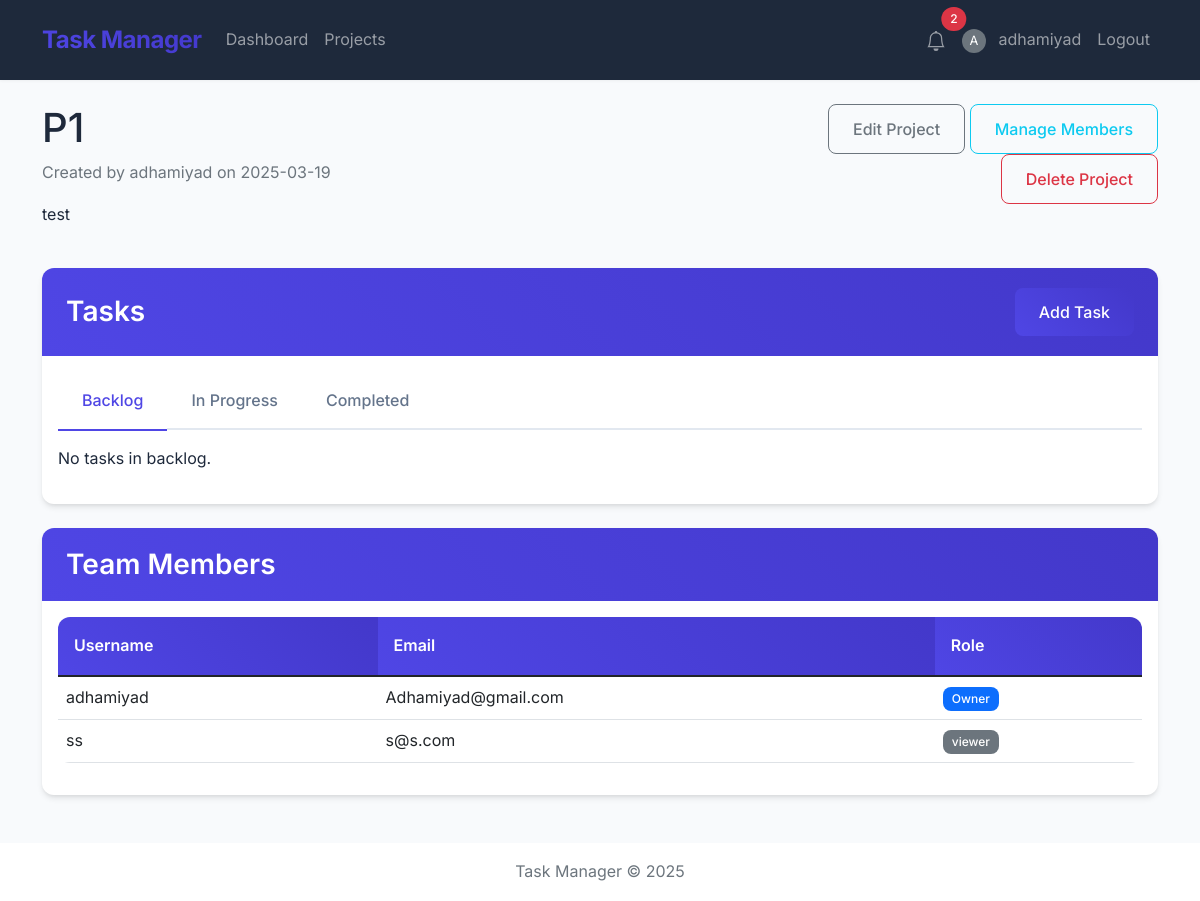
Page /projects/1 (signed in) on the committed database.
### app/models/models.py (models this page shows, shortened)
class User(UserMixin, db.Model):
    __tablename__ = 'users'
    id = db.Column(db.Integer, primary_key=True)
    username = db.Column(db.String(64), unique=True, nullable=False)
    email = db.Column(db.String(120), unique=True, nullable=False)
    password_hash = db.Column(db.String(128))
    created_at = db.Column(db.DateTime, default=datetime.datetime.now(datetime.timezone.utc))
    profile_picture = db.Column(db.BLOB)
    full_name = db.Column(db.String(100))
    bio = db.Column(db.Text)
    contact_info = db.Column(db.String(150))
    owned_projects = db.relationship('Project', backref='owner', lazy='dynamic')
    assigned_tasks = db.relationship('Task', backref='assignee', lazy='dynamic')
    join_requests = db.relationship('ProjectRequest', backref='requester', lazy='dynamic')
    dashboard_items = db.relationship('DashboardItem', backref='user', lazy='dynamic', cascade='all, delete-orphan')
    dashboard_stats = db.relationship('DashboardStat', backref='user', lazy='dynamic', cascade='all, delete-orphan')
    sent_friend_requests = db.relationship('Friendship',
                                          foreign_keys='Friendship.user_id',
                                          backref='sender',
                                          lazy='dynamic')
    received_friend_requests = db.relationship('Friendship',
                                             foreign_keys='Friendship.friend_id',
                                             backref='receiver',
                                             lazy='dynamic')
    def get_unread_notifications_count(self):
        return self.notifications.filter_by(is_read=False).count()

class Project(db.Model):
    __tablename__ = 'projects'
    id = db.Column(db.Integer, primary_key=True)
    title = db.Column(db.String(100), nullable=False)
    description = db.Column(db.Text)
    owner_id = db.Column(db.Integer, db.ForeignKey('users.id'))
    created_at = db.Column(db.DateTime, default=datetime.datetime.now(datetime.timezone.utc))
    tasks = db.relationship('Task', backref='project', lazy='dynamic', cascade='all, delete-orphan')
    members = db.relationship('User', secondary=project_members, backref=db.backref('projects', lazy='dynamic'))
    join_requests = db.relationship('ProjectRequest', backref='project', lazy='dynamic', cascade='all, delete-orphan')

class Role(db.Model):
    __tablename__ = 'roles'
    id = db.Column(db.Integer, primary_key=True)
    name = db.Column(db.String(50), nullable=False)

### app/routes/projects.py (the view)
@bp.route("/<int:project_id>")
@login_required
def view_project(project_id):
    project = Project.query.get_or_404(project_id)
    if project.owner_id != current_user.id and current_user not in project.members:
        flash("You do not have access to this project.")
        return redirect(url_for("projects.list_projects"))
    tasks = project.tasks.all()
    members = project.members
    members_with_roles = []
    for member in members:
        role_info = db.session.execute(
            db.select(Role)
            .join(project_members, Role.id == project_members.c.role_id)
            .where(project_members.c.project_id == project_id)
            .where(project_members.c.user_id == member.id)
        ).fetchone()
        role = role_info[0] if role_info else None
        members_with_roles.append({
            'user': member,
            'role': role
        })
    return render_template(
        "projects/view.html",
        project=project,
        tasks=tasks,
        members_with_roles=members_with_roles
    )

### app/templates/projects/view.html (shortened to what this page needs)
{% extends "base.html" %}
{% block content %}
<div class="row mb-4">
    <div class="col-md-8">
        <h1>{{ project.title }}</h1>
        <p class="text-muted">Created by {{ project.owner.username }} on {{ project.created_at.strftime('%Y-%m-%d') }}
        </p>
        <p>{{ project.description }}</p>
    </div>
    <div class="col-md-4 text-end">
        {% if project.owner_id == current_user.id %}
        <a href="{{ url_for('projects.edit_project', project_id=project.id) }}" class="btn btn-outline-secondary">Edit
            Project</a>
        <a href="{{ url_for('projects.manage_members', project_id=project.id) }}" class="btn btn-outline-info">Manage
            Members</a>
        <form method="post" action="{{ url_for('projects.delete_project', project_id=project.id) }}" class="d-inline"
            onsubmit="return confirm('Are you sure you want to delete this project? This action cannot be undone.');">
            <button type="submit" class="btn btn-outline-danger">Delete Project</button>
        </form>
        {% endif %}
    </div>
</div>
<div class="row mb-4">
    <div class="col-md-12">
        <div class="card">
            <div class="card-header d-flex justify-content-between align-items-center">
                <h3>Tasks</h3>
                <a href="{{ url_for('tasks.create_task', project_id=project.id) }}" class="btn btn-primary">Add Task</a>
            </div>
            <div class="card-body">
                <ul class="nav nav-tabs mb-3" id="taskTabs" role="tablist">
                    <li class="nav-item" role="presentation">
                        <button class="nav-link active" id="backlog-tab" data-bs-toggle="tab" data-bs-target="#backlog"
                            type="button" role="tab" aria-controls="backlog" aria-selected="true">Backlog</button>
                    </li>
                    <li class="nav-item" role="presentation">
                        <button class="nav-link" id="in-progress-tab" data-bs-toggle="tab" data-bs-target="#in-progress"
                            type="button" role="tab" aria-controls="in-progress" aria-selected="false">In
                            Progress</button>
                    </li>
                    <li class="nav-item" role="presentation">
                        <button class="nav-link" id="completed-tab" data-bs-toggle="tab" data-bs-target="#completed"
                            type="button" role="tab" aria-controls="completed" aria-selected="false">Completed</button>
                    </li>
                </ul>
                <div class="tab-content" id="taskTabsContent">
                    <div class="tab-pane fade show active" id="backlog" role="tabpanel" aria-labelledby="backlog-tab">
                        {% set backlog_tasks = tasks|selectattr('status', 'eq', 'backlog')|list %}
                        {% if backlog_tasks %}
                        <div class="list-group">
                            {% for task in backlog_tasks %}
                            <a href="{{ url_for('tasks.view_task', task_id=task.id) }}"
                                class="list-group-item list-group-item-action task-card" data-priority="{{ task.priority }}">
                                <div class="d-flex w-100 justify-content-between">
                                    <h5 class="mb-1">{{ task.title }}</h5>
                                    {% if task.due_date %}
                                    <small>Due: {{ task.due_date.strftime('%Y-%m-%d') }}</small>
                                    {% endif %}
                                </div>
                                {% if task.description %}
                                <p class="mb-1">{{ task.description|truncate(100) }}</p>
                                {% endif %}
                                <div class="d-flex justify-content-between align-items-center">
                                    <div>
                                        {% if task.priority == 'low' %}
                                        <span class="badge bg-info">Low</span>
                                        {% elif task.priority == 'medium' %}
                                        <span class="badge bg-warning">Medium</span>
                                        {% elif task.priority == 'high' %}
                                        <span class="badge bg-danger">High</span>
                                        {% endif %}
                                    </div>
                                    <div>
                                        {% if task.assignee %}
                                        <small>Assigned to: {{ task.assignee.username }}</small>
                                        {% else %}
                                        <small>Unassigned</small>
                                        {% endif %}
                                    </div>
                                </div>
                            </a>
                            {% endfor %}
                        </div>
                        {% else %}
                        <p>No tasks in backlog.</p>
                        {% endif %}
                    </div>
                        {% set in_progress_tasks = tasks|selectattr('status', 'eq', 'in_progress')|list %}
                        {% set completed_tasks = tasks|selectattr('status', 'eq', 'completed')|list %}
                </div>
            </div>
        </div>
    </div>
</div>
<div class="row">
    <div class="col-md-12">
        <div class="card">
            <div class="card-header">
                <h3>Team Members</h3>
            </div>
            <div class="card-body">
                <div class="table-responsive">
                    <table class="table">
                        <thead>
                            <tr>
                                <th>Username</th>
                                <th>Email</th>
                                <th>Role</th>
                            </tr>
                        </thead>
                        <tbody>
                            {% for member_data in members_with_roles %}
                            <tr>
                                <td>{{ member_data.user.username }}</td>
                                <td>{{ member_data.user.email }}</td>
                                <td>
                                    {% if member_data.user.id == project.owner_id %}
                                    <span class="badge bg-primary">Owner</span>
                                    {% else %}
                                    <span class="badge bg-secondary">{{ member_data.role.name }}</span>
                                    {% endif %}
                                </td>
                            </tr>
                            {% endfor %}
                        </tbody>
                    </table>
                </div>
            </div>
        </div>
    </div>
</div>
{% endblock %}

### app/templates/base.html (shortened to what this page needs)
<!DOCTYPE html>
<html lang="en">
<head>
    <link rel="stylesheet" href="https://cdn.jsdelivr.net/npm/bootstrap@5.1.3/dist/css/bootstrap.min.css">
    <link rel="stylesheet" href="{{ url_for('static', filename='css/style.css') }}">
</head>
<body>
    <nav class="navbar navbar-expand-lg navbar-dark">
        <div class="container">
            <a class="navbar-brand" href="{{ url_for('main.index') }}">Task Manager</a>
            <div class="collapse navbar-collapse" id="navbarNav">
                <ul class="navbar-nav me-auto">
                    {% if current_user.is_authenticated %}
                    <li class="nav-item">
                        <a class="nav-link" href="{{ url_for('main.dashboard') }}">Dashboard</a>
                    </li>
                    <li class="nav-item">
                        <a class="nav-link" href="{{ url_for('projects.list_projects') }}">Projects</a>
                    </li>
                    {% endif %}
                </ul>
                <ul class="navbar-nav">
                    {% if current_user.is_authenticated %}
                    <li class="nav-item dropdown">
                        <a class="nav-link position-relative" href="#" id="notificationsDropdown" role="button"
                            data-bs-toggle="dropdown" aria-expanded="false">
                            {% if current_user.get_unread_notifications_count() > 0 %}
                            <span
                                class="position-absolute top-0 start-100 translate-middle badge rounded-pill bg-danger">
                                {{ current_user.get_unread_notifications_count() }}
                            </span>
                            {% endif %}
                        </a>
                            {% set notifications =
                            current_user.notifications.order_by(Notification.created_at.desc()).limit(5).all() %}
                    </li>
                    <li class="nav-item">
                        <a class="nav-link" href="{{ url_for('users.profile') }}">
                            {% if current_user.profile_picture %}
                            <img alt="Profile"
                                class="rounded-circle me-2" style="width: 24px; height: 24px; object-fit: cover;">
                            {% else %}
                            <span
                                class="rounded-circle bg-secondary text-white d-inline-flex align-items-center justify-content-center me-2"
                                style="width: 24px; height: 24px; font-size: 0.8rem;">
                                {{ current_user.username[0].upper() }}
                            </span>
                            {% endif %}
                            {{ current_user.username }}
                        </a>
                    </li>
                    <li class="nav-item">
                        <a class="nav-link" href="{{ url_for('auth.logout') }}">Logout</a>
                    </li>
                    {% endif %}
                </ul>
            </div>
        </div>
    </nav>
    <div class="container mt-4">
        {% block content %}{% endblock %}
    </div>
    <footer class="mt-5 py-3 text-center">
        <div class="container">
            <p class="text-muted mb-0">Task Manager &copy; 2025</p>
        </div>
    </footer>
</body>
</html>

### rows in the picture
User: username "A", username "adhamiyad", owner.username "adhamiyad", user.username "adhamiyad", user.email "Adhamiyad@gmail.com"
Project: title "P1", created_at "2025-03-19", description "test"
User: user.username "ss", user.email "s@s.com"
Role: role.name "viewer"

### other values in the picture
{{ current_user.get_unread_notifications_count() }} "2"
